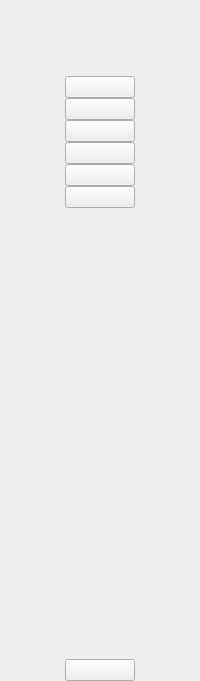
     <widget class="QWidget" name="icons_only_widget" native="true">
      <layout class="QGridLayout" name="gridLayout">
       <property name="leftMargin">
        <number>0</number>
       </property>
       <property name="topMargin">
        <number>0</number>
       </property>
       <property name="rightMargin">
        <number>0</number>
       </property>
       <property name="bottomMargin">
        <number>0</number>
       </property>
       <item row="0" column="0">
        <layout class="QGridLayout" name="gridLayout_2">
         <item row="0" column="0">
          <widget class="QLabel" name="label">
           <property name="minimumSize">
            <size>
             <width>70</width>
             <height>70</height>
            </size>
           </property>
           <property name="maximumSize">
            <size>
             <width>70</width>
             <height>70</height>
            </size>
           </property>
           <property name="text">
            <string/>
           </property>
           <property name="pixmap">
            <pixmap>icons/output-onlinepngtools.png</pixmap>
           </property>
           <property name="scaledContents">
            <bool>true</bool>
           </property>
           <property name="wordWrap">
            <bool>false</bool>
           </property>
          </widget>
         </item>
        </layout>
       </item>
       <item row="1" column="0">
        <layout class="QVBoxLayout" name="verticalLayout_2">
         <property name="spacing">
          <number>0</number>
         </property>
         <item>
          <widget class="QPushButton" name="api_btn_1">
           <property name="minimumSize">
            <size>
             <width>0</width>
             <height>0</height>
            </size>
           </property>
           <property name="text">
            <string/>
           </property>
           <property name="icon">
            <iconset>
             <normaloff>icons/brain-512 (1).png</normaloff>
             <normalon>icons/brain-512.png</normalon>icons/brain-512 (1).png</iconset>
           </property>
           <property name="iconSize">
            <size>
             <width>25</width>
             <height>25</height>
            </size>
           </property>
           <property name="checkable">
            <bool>true</bool>
           </property>
           <property name="autoExclusive">
            <bool>true</bool>
           </property>
          </widget>
         </item>
         <item>
          <widget class="QPushButton" name="select_query_btn_1">
           <property name="text">
            <string/>
           </property>
           <property name="icon">
            <iconset>
             <normaloff>icons/read-message-512 (1).png</normaloff>
             <normalon>icons/read-message-512.png</normalon>icons/read-message-512 (1).png</iconset>
           </property>
           <property name="iconSize">
            <size>
             <width>25</width>
             <height>25</height>
            </size>
           </property>
           <property name="checkable">
            <bool>true</bool>
           </property>
           <property name="autoExclusive">
            <bool>true</bool>
           </property>
          </widget>
         </item>
         <item>
          <widget class="QPushButton" name="insert_query_btn_1">
           <property name="text">
            <string/>
           </property>
           <property name="icon">
            <iconset>
             <normaloff>icons/add-512 (1).png</normaloff>
             <normalon>icons/add-512.png</normalon>icons/add-512 (1).png</iconset>
           </property>
           <property name="iconSize">
            <size>
             <width>25</width>
             <height>25</height>
            </size>
           </property>
           <property name="checkable">
            <bool>true</bool>
           </property>
           <property name="autoExclusive">
            <bool>true</bool>
           </property>
          </widget>
         </item>
         <item>
          <widget class="QPushButton" name="delete_query_btn_1">
           <property name="text">
            <string/>
           </property>
           <property name="icon">
            <iconset>
             <normaloff>icons/delete-512.png</normaloff>
             <normalon>icons/delete-512 (1).png</normalon>icons/delete-512.png</iconset>
           </property>
           <property name="iconSize">
            <size>
             <width>25</width>
             <height>25</height>
            </size>
           </property>
           <property name="checkable">
            <bool>true</bool>
           </property>
           <property name="autoExclusive">
            <bool>true</bool>
           </property>
          </widget>
         </item>
         <item>
          <widget class="QPushButton" name="update_query_btn_1">
           <property name="text">
            <string/>
           </property>
           <property name="icon">
            <iconset>
             <normaloff>icons/available-updates-512 (1).png</normaloff>
             <normalon>icons/available-updates-512.png</normalon>icons/available-updates-512 (1).png</iconset>
           </property>
           <property name="iconSize">
            <size>
             <width>25</width>
             <height>25</height>
            </size>
           </property>
           <property name="checkable">
            <bool>true</bool>
           </property>
           <property name="autoExclusive">
            <bool>true</bool>
           </property>
          </widget>
         </item>
         <item>
          <widget class="QPushButton" name="schema_query_btn_1">
           <property name="text">
            <string/>
           </property>
           <property name="icon">
            <iconset resource="resource.qrc">
             <normaloff>:/newPrefix/flow-chart.png</normaloff>
             <normalon>:/newPrefix/image (2).png</normalon>:/newPrefix/flow-chart.png</iconset>
           </property>
           <property name="iconSize">
            <size>
             <width>25</width>
             <height>25</height>
            </size>
           </property>
           <property name="checkable">
            <bool>true</bool>
           </property>
           <property name="autoExclusive">
            <bool>true</bool>
           </property>
          </widget>
         </item>
        </layout>
       </item>
       <item row="2" column="0">
        <spacer name="verticalSpacer">
         <property name="orientation">
          <enum>Qt::Vertical</enum>
         </property>
         <property name="sizeHint" stdset="0">
          <size>
           <width>20</width>
           <height>445</height>
          </size>
         </property>
        </spacer>
       </item>
       <item row="3" column="0">
        <widget class="QPushButton" name="exit_btn_1">
         <property name="text">
          <string/>
         </property>
         <property name="icon">
          <iconset resource="resource.qrc">
           <normaloff>:/newPrefix/icons/power-off.png</normaloff>:/newPrefix/icons/power-off.png</iconset>
         </property>
         <property name="iconSize">
          <size>
           <width>25</width>
           <height>25</height>
          </size>
         </property>
         <property name="checkable">
          <bool>true</bool>
         </property>
         <property name="autoExclusive">
          <bool>true</bool>
         </property>
        </widget>
       </item>
      </layout>
     </widget>
